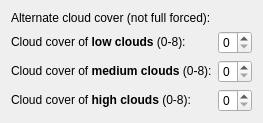
                        <widget class="QWidget" name="page_forceRadC_No">
                         <layout class="QGridLayout" name="gridLayout_60">
                          <item row="0" column="0">
                           <widget class="QLabel" name="label_59">
                            <property name="text">
                             <string>Alternate cloud cover (not full forced):</string>
                            </property>
                           </widget>
                          </item>
                          <item row="1" column="0">
                           <widget class="QLabel" name="label_60">
                            <property name="text">
                             <string>&lt;html&gt;&lt;head/&gt;&lt;body&gt;&lt;p&gt;Cloud cover of &lt;span style=&quot; font-weight:600;&quot;&gt;low clouds&lt;/span&gt; (0-8):&lt;/p&gt;&lt;/body&gt;&lt;/html&gt;</string>
                            </property>
                           </widget>
                          </item>
                          <item row="1" column="1">
                           <widget class="QSpinBox" name="sb_lowclouds_2">
                            <property name="maximum">
                             <number>8</number>
                            </property>
                           </widget>
                          </item>
                          <item row="2" column="0">
                           <widget class="QLabel" name="label_61">
                            <property name="text">
                             <string>&lt;html&gt;&lt;head/&gt;&lt;body&gt;&lt;p&gt;Cloud cover of &lt;span style=&quot; font-weight:600;&quot;&gt;medium clouds&lt;/span&gt; (0-8):&lt;/p&gt;&lt;/body&gt;&lt;/html&gt;</string>
                            </property>
                           </widget>
                          </item>
                          <item row="2" column="1">
                           <widget class="QSpinBox" name="sb_mediumclouds">
                            <property name="maximum">
                             <number>8</number>
                            </property>
                           </widget>
                          </item>
                          <item row="3" column="0">
                           <widget class="QLabel" name="label_62">
                            <property name="text">
                             <string>&lt;html&gt;&lt;head/&gt;&lt;body&gt;&lt;p&gt;Cloud cover of &lt;span style=&quot; font-weight:600;&quot;&gt;high clouds&lt;/span&gt; (0-8):&lt;/p&gt;&lt;/body&gt;&lt;/html&gt;</string>
                            </property>
                           </widget>
                          </item>
                          <item row="3" column="1">
                           <widget class="QSpinBox" name="sb_highclouds_2">
                            <property name="maximum">
                             <number>8</number>
                            </property>
                           </widget>
                          </item>
                         </layout>
                        </widget>
